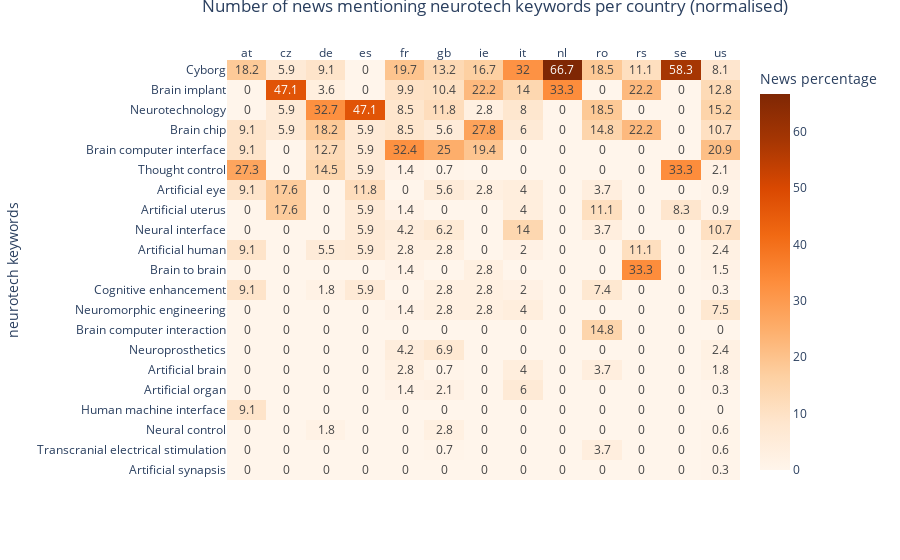

Notebook source saved alongside this figure:
### Code cell
z_text = np.around(hmp_plot[countries].values, decimals=1) 

fig = px.imshow(z_text,
               
               labels=dict(y=t+ " keywords", color="News percentage"),
                y= hmp_plot['kw'],
                x= list(hmp_plot[countries].columns) , color_continuous_scale=t_col,
                aspect="auto",text_auto=True)


fig.update_xaxes(
        side ='top',
        tickangle = 0
        #,title_font = {"size": 20}e
        ,title_standoff = 1
)


fig.update_layout(
            title={
            'text': 'Number of news mentioning ' +t+ ' keywords per country (normalised)',
            'y':1.0,
            'x':0.55,
            'xanchor': 'center',
            'yanchor': 'top'})


fig.show()

### Figure 1 — Plotly figure (JSON) as saved in the notebook; plotly's stock layout.template omitted (floating-point values rounded to 4 significant figures; data arrays with more than 128 entries replaced by an {"elided": "..."} marker saying what was removed)
{"data": [{"coloraxis": "coloraxis", "hovertemplate": "x: %{x}<br>neurotech keywords: %{y}<br>News percentage: %{z}<extra></extra>", "name": "0", "texttemplate": "%{z}", "type": "heatmap", "x": ["at", "cz", "de", "es", "fr", "gb", "ie", "it", "nl", "ro", "rs", "se", "us"], "xaxis": "x", "y": ["Cyborg", "Brain implant", "Neurotechnology", "Brain chip", "Brain computer interface", "Thought control", "Artificial eye", "Artificial uterus", "Neural interface", "Artificial human", "Brain to brain", "Cognitive enhancement", "Neuromorphic engineering", "Brain computer interaction", "Neuroprosthetics", "Artificial brain", "Artificial organ", "Human machine interface", "Neural control", "Transcranial electrical stimulation", "Artificial synapsis"], "yaxis": "y", "z": {"elided": "21x13 float values"}}], "layout": {"coloraxis": {"colorbar": {"title": {"text": "News percentage"}}, "colorscale": [[0, "rgb(255,245,235)"], [0.125, "rgb(254,230,206)"], [0.25, "rgb(253,208,162)"], [0.375, "rgb(253,174,107)"], [0.5, "rgb(253,141,60)"], [0.625, "rgb(241,105,19)"], [0.75, "rgb(217,72,1)"], [0.875, "rgb(166,54,3)"], [1, "rgb(127,39,4)"]]}, "margin": {"t": 60}, "title": {"text": "Number of news mentioning neurotech keywords per country (normalised)", "x": 0.55, "xanchor": "center", "y": 1, "yanchor": "top"}, "xaxis": {"anchor": "y", "domain": [0, 1], "side": "top", "tickangle": 0, "title": {"standoff": 1}}, "yaxis": {"anchor": "x", "autorange": "reversed", "domain": [0, 1], "title": {"text": "neurotech keywords"}}}}
